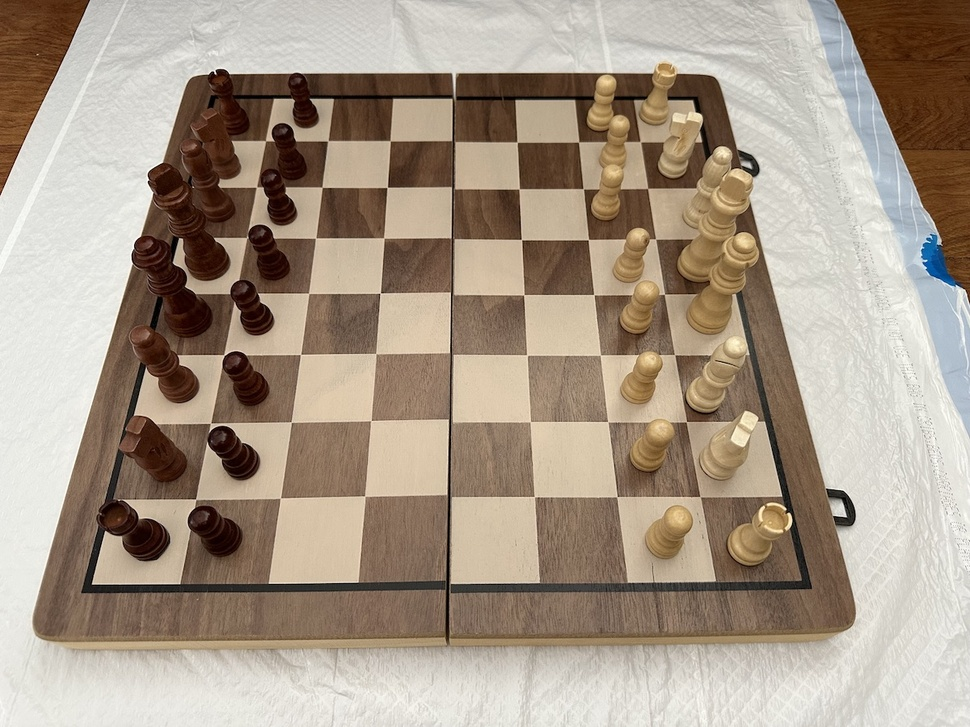
#> input picture imgs/IMG_3078.jpeg, 970 x 727 px, shrunk from 1200 x 900 before the run
$ python -i detect_board.py   (imports and definitions only)
#> lines starting #> are read from the running program, lines starting #| are printed output that depends on the picture; after the words box and inside, x2 and y2 are one past the last pixel; in counts of white or black regions, pixels touching at a corner belong together
import cv2
import numpy as np
import matplotlib.pyplot as plt


def detect_checker_board_ext_corners(image):

    # Repeated Closing operation to remove chess pieces.
    kernel = np.ones((3, 3), np.uint8)
    img = cv2.morphologyEx(image, cv2.MORPH_CLOSE, kernel, iterations=10)
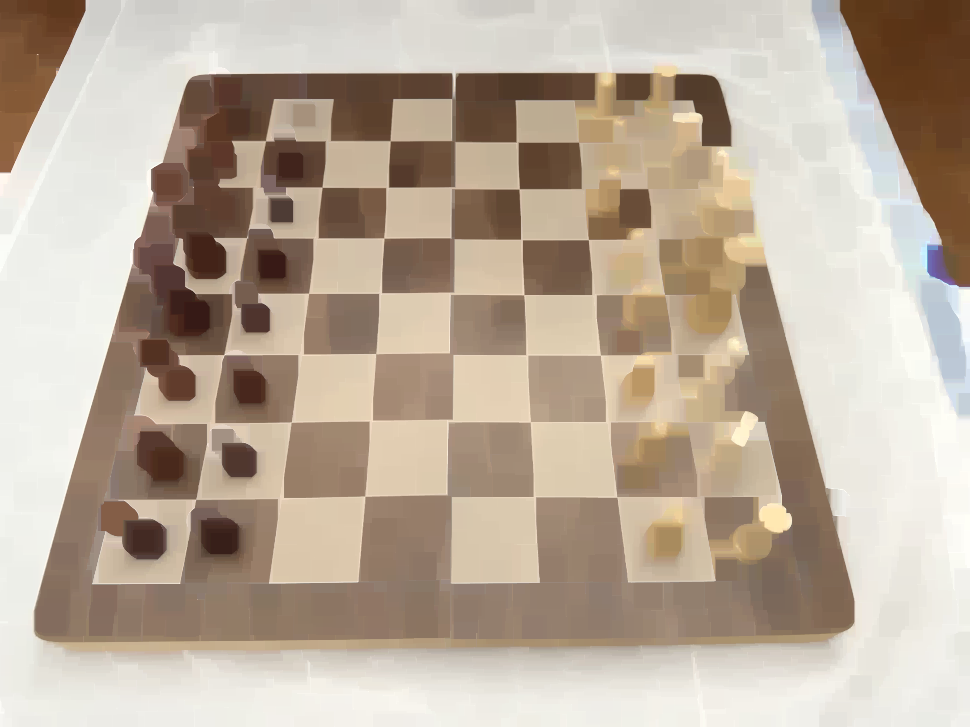
#> img: shape (727, 970, 3); mean R, G, B 186.4, 171.4, 155.1
    gray = 255 - cv2.cvtColor(img, cv2.COLOR_RGB2GRAY)
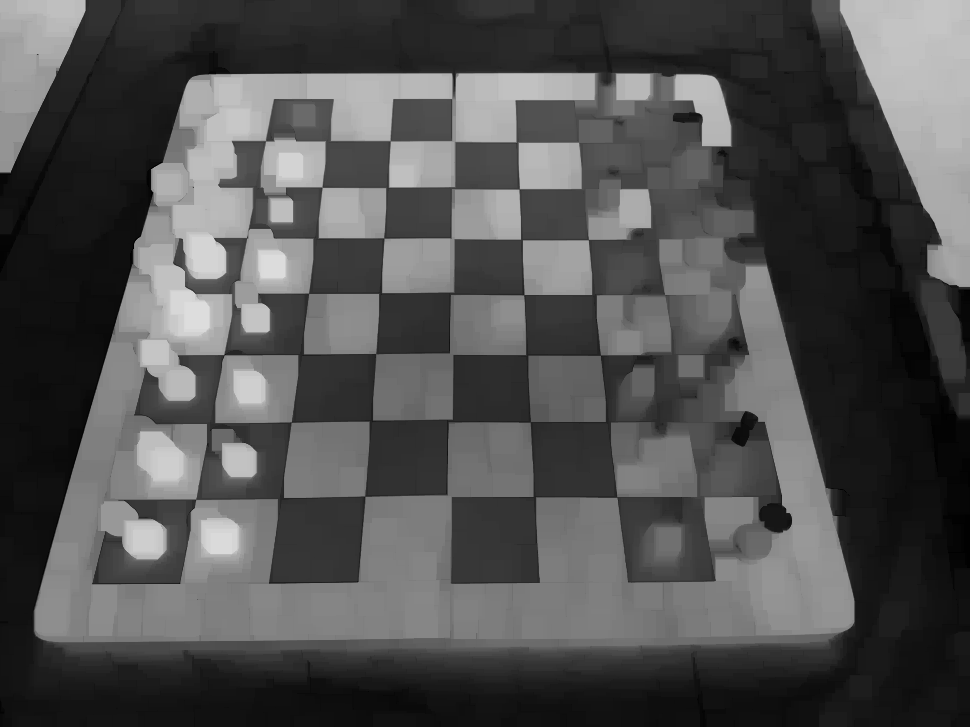
#> gray: shape (727, 970); min 0, max 221, mean 81
    gray[gray > 0] = 255
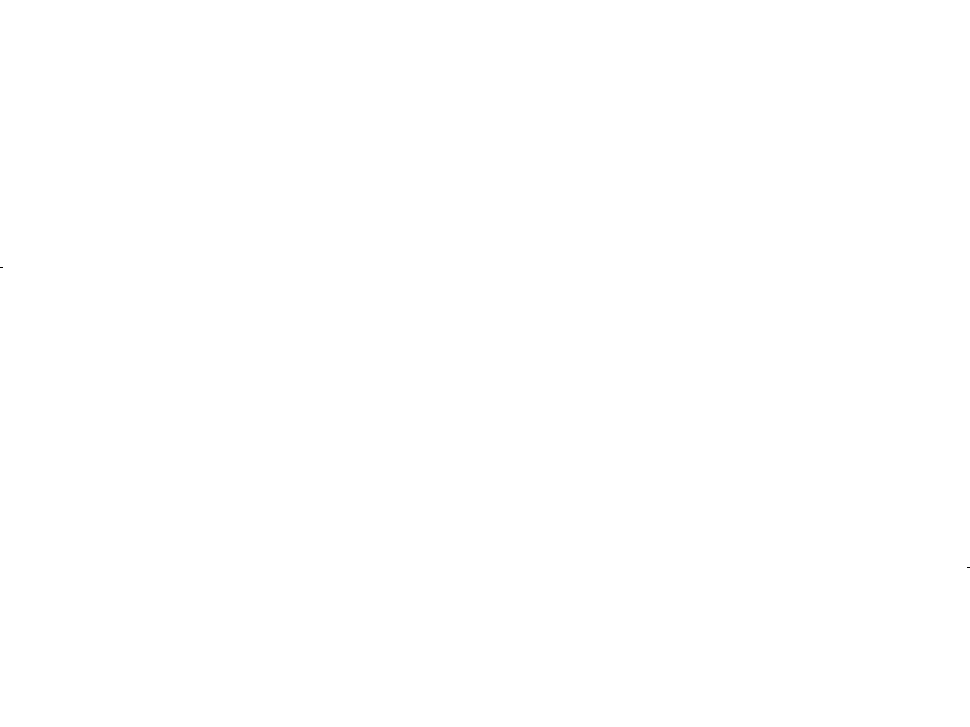
#> gray: shape (727, 970); 100% white; black in thin lines or dots, all inside (x1, y1, x2, y2) = (0, 267, 970, 568)

    gray = cv2.GaussianBlur(gray, (5, 5), 0)
    canny = cv2.Canny(gray, 0, 200)
#> canny: shape (727, 970); 0% white in thin lines or dots, all inside (x1, y1, x2, y2) = (0, 266, 970, 569)
    canny = cv2.dilate(canny, cv2.getStructuringElement(cv2.MORPH_ELLIPSE, (3, 3)))
#> canny: shape (727, 970); 0.01% white; 2 white regions, box (x1, y1, x2, y2) and area: (965, 565, 970, 570) 23, (0, 265, 5, 270) 22

    # Blank canvas.
    con = np.zeros_like(img)
    # Finding contours for the detected edges.
    contours, hierarchy = cv2.findContours(canny, cv2.RETR_LIST, cv2.CHAIN_APPROX_NONE)
#> contours = 2 contours, all with area under 20
    # Keeping only the largest detected contour.
    page = sorted(contours, key=cv2.contourArea, reverse=True)[:1]
#> page = 1 contour, all with area under 20
    con = cv2.drawContours(con, page, -1, (0, 255, 255), 3)

    gray = cv2.cvtColor(con, cv2.COLOR_RGB2GRAY)
#> gray: shape (727, 970); values 0 (black) and 179 (white), 0.01% white; 1 white region, box (x1, y1, x2, y2) and area: (963, 563, 970, 572) 51
    plt.imshow(gray)
    plt.show()
    dest = cv2.cornerHarris(gray, 5, 5, 0.07)

    # Results are marked through the dilated corners
    dest = cv2.dilate(dest, None)
    print(dest)
#> (printed output is left out)
    # Reverting back to the original image,
    # with optimal threshold value
    image[dest > 0.01 * dest.max()]=[0, 0, 255]
#> image: shape (727, 970, 3); mean R, G, B 167.5, 153, 137.3

    plt.imshow(image)
    plt.show()

    # Blank canvas.
    con = np.zeros_like(img)
    # Loop over the contours.
    for c in page:
        # Approximate the contour.
        epsilon = 0.02 * cv2.arcLength(c, True)
        corners = cv2.approxPolyDP(c, epsilon, True)
        print(corners, len(corners))
        # If our approximated contour has four points
        if len(corners) == 4:
            break
#> this loop made 1 pass
#> epsilon on pass 1: 0.297
#| [[[966 565]]
#|  [[965 566]]
#|  [[965 568]]
#|  [[966 569]]
#|  [[969 569]]
#|  [[969 565]]] 6
    cv2.drawContours(con, c, -1, (0, 255, 255), 3)
    cv2.drawContours(con, corners, -1, (0, 255, 0), 10)
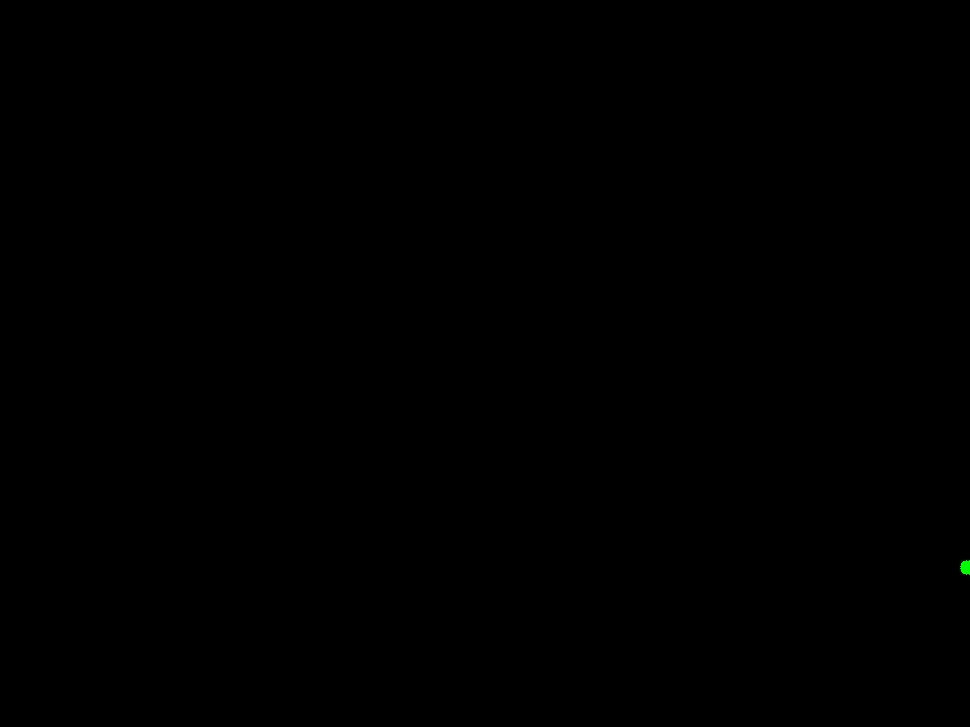
#> con: shape (727, 970, 3); mean of channels 0, 1, 2 0, 0, 0; drawn as B, G, R
    # Sorting the corners and converting them to desired shape.
    corners = sorted(np.concatenate(corners).tolist())
#> corners = [[965, 566], [965, 568], [966, 565], [966, 569], [969, 565], [969, 569]]

    # Displaying the corners.
    for index, c in enumerate(corners):
        character = chr(65 + index)
        cv2.putText(con, character, tuple(c), cv2.FONT_HERSHEY_SIMPLEX, 1, (255, 0, 0), 1, cv2.LINE_AA)
#> this loop made 6 passes
#> con: shape (727, 970, 3); 0.01% of pixels changed, all inside (x1, y1, x2, y2) = (965, 546, 970, 570)

    for i in corners:
        x, y = i
        cv2.circle(image, (x, y), 15, [0, 255, 255], -1)
#> this loop made 6 passes
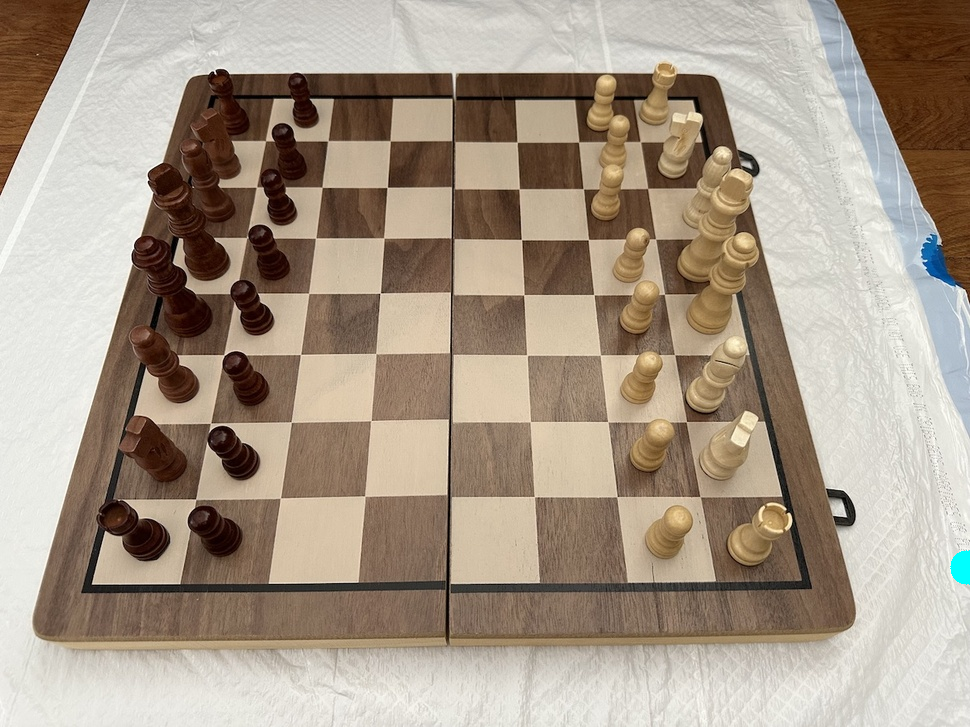
#> image: shape (727, 970, 3); mean R, G, B 167.3, 153.1, 137.3

    plt.imshow(image)
    plt.show()
    return np.float32(corners)


# [32 lines left out: functions distort_chess_board, detect_checker_board_corners, not called in this run]


def segment_image_with_corners(image, corners):
    pass

# [26 lines left out: function divide_checker_board_image, not called in this run]

>>> import cv2
>>> picture = cv2.cvtColor(cv2.imread('../imgs/IMG_3078.jpeg'), cv2.COLOR_BGR2RGB)
>>> result = detect_checker_board_ext_corners(picture)
#> result has the same summary as corners in detect_checker_board_ext_corners
